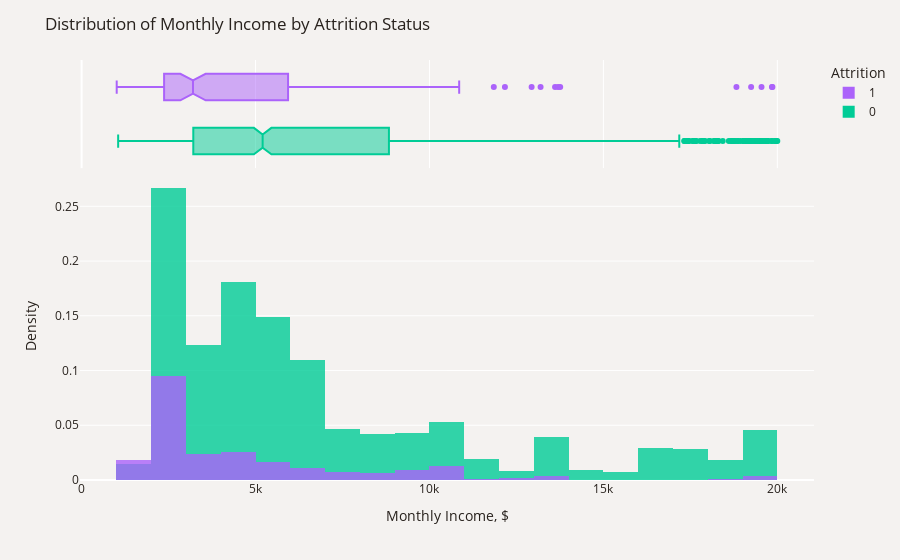

Source (notebook cell):
### Code cell
plot_df=hr_Attrition.sort_values(by="Attrition")
fig=px.histogram(plot_df, x='MonthlyIncome', color='Attrition', 
                 opacity=0.8, histnorm='density', barmode='overlay', marginal='box',
                 color_discrete_map={'Yes': '#B9C0C9','No': '#CDBBA7'})
fig.update_layout(title_text='Distribution of Monthly Income by Attrition Status',
                  xaxis_title='Monthly Income, $', yaxis_title='Density',font_color='#28221D',
                  paper_bgcolor='#F4F2F0', plot_bgcolor='#F4F2F0', legend_traceorder='reversed')
fig.show()

### Figure 1 — Plotly figure (JSON) as saved in the notebook; plotly's stock layout.template omitted (floating-point values rounded to 4 significant figures; data arrays with more than 128 entries replaced by an {"elided": "..."} marker saying what was removed)
{"data": [{"alignmentgroup": "True", "bingroup": "x", "histnorm": "density", "hovertemplate": "Attrition=0<br>MonthlyIncome=%{x}<br>density=%{y}<extra></extra>", "legendgroup": "0", "marker": {"color": "#00cc96", "opacity": 0.8, "pattern": {"shape": ""}}, "name": "0", "offsetgroup": "0", "orientation": "v", "showlegend": true, "type": "histogram", "x": {"elided": "1233 int values"}, "xaxis": "x", "yaxis": "y"}, {"alignmentgroup": "True", "hovertemplate": "Attrition=0<br>MonthlyIncome=%{x}<extra></extra>", "legendgroup": "0", "marker": {"color": "#00cc96"}, "name": "0", "notched": true, "offsetgroup": "0", "showlegend": false, "type": "box", "x": {"elided": "1233 int values"}, "xaxis": "x2", "yaxis": "y2"}, {"alignmentgroup": "True", "bingroup": "x", "histnorm": "density", "hovertemplate": "Attrition=1<br>MonthlyIncome=%{x}<br>density=%{y}<extra></extra>", "legendgroup": "1", "marker": {"color": "#ab63fa", "opacity": 0.8, "pattern": {"shape": ""}}, "name": "1", "offsetgroup": "1", "orientation": "v", "showlegend": true, "type": "histogram", "x": {"elided": "237 int values"}, "xaxis": "x", "yaxis": "y"}, {"alignmentgroup": "True", "hovertemplate": "Attrition=1<br>MonthlyIncome=%{x}<extra></extra>", "legendgroup": "1", "marker": {"color": "#ab63fa"}, "name": "1", "notched": true, "offsetgroup": "1", "showlegend": false, "type": "box", "x": {"elided": "237 int values"}, "xaxis": "x2", "yaxis": "y2"}], "layout": {"barmode": "overlay", "font": {"color": "#28221D"}, "legend": {"title": {"text": "Attrition"}, "tracegroupgap": 0, "traceorder": "reversed"}, "margin": {"t": 60}, "paper_bgcolor": "#F4F2F0", "plot_bgcolor": "#F4F2F0", "title": {"text": "Distribution of Monthly Income by Attrition Status"}, "xaxis": {"anchor": "y", "domain": [0, 1], "title": {"text": "Monthly Income, $"}}, "xaxis2": {"anchor": "y2", "domain": [0, 1], "matches": "x", "showgrid": true, "showticklabels": false}, "yaxis": {"anchor": "x", "domain": [0, 0.7326], "title": {"text": "Density"}}, "yaxis2": {"anchor": "x2", "domain": [0.7426, 1], "matches": "y2", "showgrid": false, "showline": false, "showticklabels": false, "ticks": ""}}}
